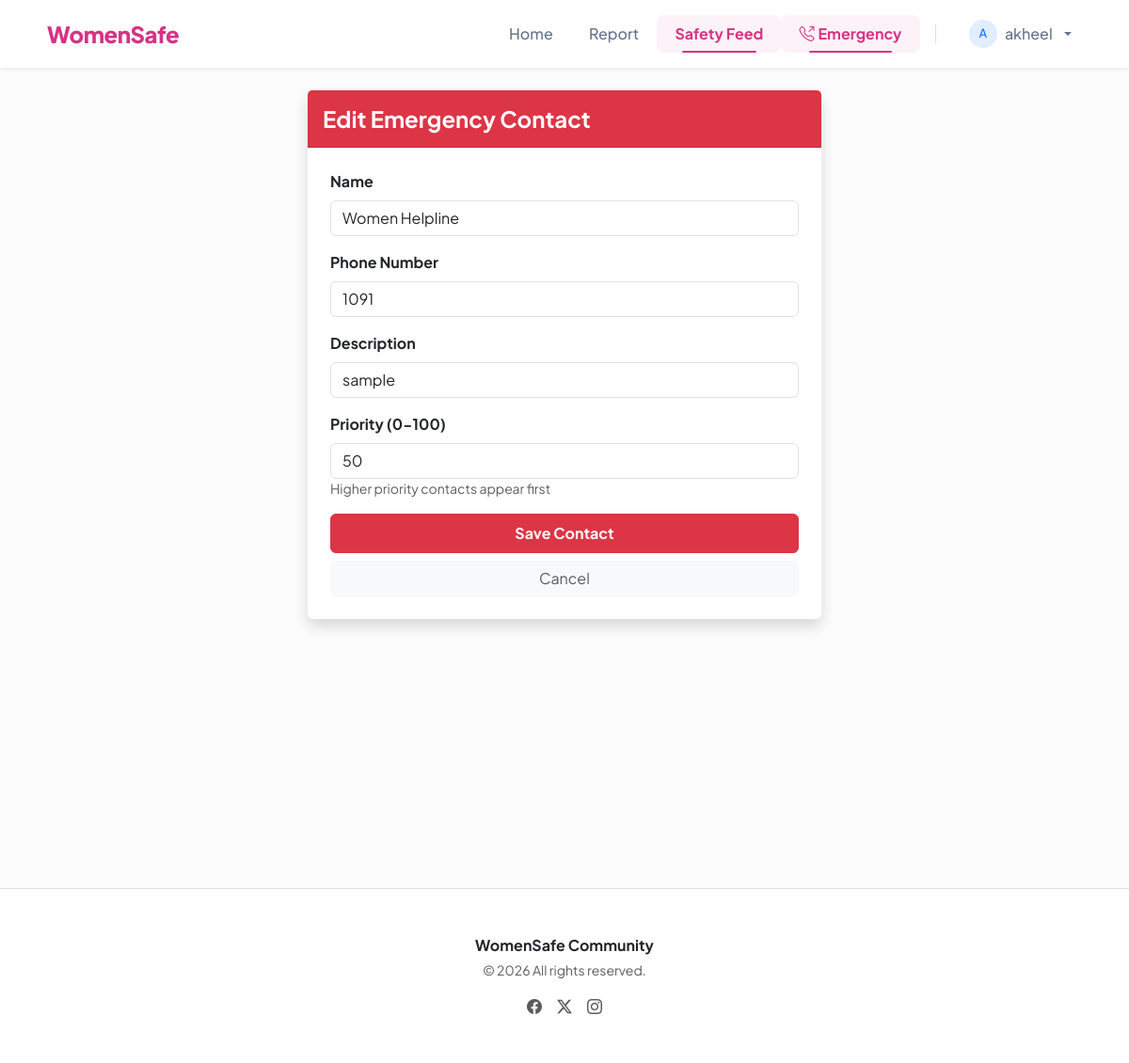
The app's page /awareness/emergency/edit/1/ (signed in) with its own data.
### accounts/models.py (models this page shows, shortened)
class User(AbstractUser):
    is_moderator = models.BooleanField(default=False, help_text="Designates whether this user can moderate reports.")
    phone_number = models.CharField(max_length=15, blank=True, null=True)

### awareness/models.py (models this page shows, shortened)
class EmergencyContact(models.Model):
    name = models.CharField(max_length=100)
    number = models.CharField(max_length=20)
    description = models.CharField(max_length=200, blank=True)
    priority = models.IntegerField(default=0, help_text="Higher number appears first")
    class Meta:
        ordering = ['-priority']

### awareness/views.py (the view)
# urls.py: path('emergency/edit/<int:pk>/', views.edit_emergency_contact, name='edit_emergency_contact'),
@user_passes_test(is_admin, login_url='login')
def edit_emergency_contact(request, pk):
    contact = get_object_or_404(EmergencyContact, pk=pk)
    if request.method == 'POST':
        form = EmergencyContactForm(request.POST, instance=contact)
        if form.is_valid():
            form.save()
            messages.success(request, 'Emergency contact updated successfully.')
            return redirect('emergency_contacts')
    else:
        form = EmergencyContactForm(instance=contact)
    return render(request, 'awareness/emergency_form.html', {'form': form, 'action': 'Edit'})

### awareness/forms.py
class EmergencyContactForm(forms.ModelForm):
    class Meta:
        model = EmergencyContact
        fields = ['name', 'number', 'description', 'priority']
        widgets = {
            'name': forms.TextInput(attrs={'class': 'form-control', 'placeholder': 'e.g., Women Helpline'}),
            'number': forms.TextInput(attrs={'class': 'form-control', 'placeholder': 'e.g., 1091'}),
            'description': forms.TextInput(attrs={'class': 'form-control', 'placeholder': 'Brief description'}),
            'priority': forms.NumberInput(attrs={'class': 'form-control', 'placeholder': '0-100 (higher = top)'}),
        }

### awareness/views.py (called while the page is built)
def is_admin(user):
    return user.is_authenticated and (user.groups.filter(name='Admins').exists() or user.is_superuser)

### templates/awareness/emergency_form.html (shortened to what this page needs)
{% extends 'base.html' %}
{% block content %}
<div class="row justify-content-center">
    <div class="col-md-6">
        <div class="card shadow border-0">
            <div class="card-header bg-danger text-white py-3">
                <h4 class="mb-0 fw-bold">{{ action }} Emergency Contact</h4>
            </div>
            <div class="card-body p-4">
                <form method="post">
                    <div class="mb-3">
                        <label class="form-label fw-bold">Name</label>
                        {{ form.name }}
                    </div>
                    <div class="mb-3">
                        <label class="form-label fw-bold">Phone Number</label>
                        {{ form.number }}
                    </div>
                    <div class="mb-3">
                        <label class="form-label fw-bold">Description</label>
                        {{ form.description }}
                    </div>
                    <div class="mb-3">
                        <label class="form-label fw-bold">Priority (0-100)</label>
                        {{ form.priority }}
                        <small class="text-muted d-block">Higher priority contacts appear first</small>
                    </div>
                    <div class="d-grid gap-2">
                        <button type="submit" class="btn btn-danger py-2 fw-bold">Save Contact</button>
                        <a href="{% url 'emergency_contacts' %}" class="btn btn-light text-muted">Cancel</a>
                    </div>
                </form>
            </div>
        </div>
    </div>
</div>
{% endblock %}

### templates/base.html (shortened to what this page needs)
<!DOCTYPE html>
<html lang="en">
<head>
    <link href="https://cdn.jsdelivr.net/npm/bootstrap@5.3.0/dist/css/bootstrap.min.css" rel="stylesheet">
    <link href="https://cdn.jsdelivr.net/npm/bootstrap-icons@1.11.0/font/bootstrap-icons.css" rel="stylesheet">
</head>
<body>
    <nav class="navbar navbar-expand-lg navbar-light bg-white sticky-top shadow-sm">
        <div class="container">
            <a class="navbar-brand d-flex align-items-center" href="/">
                WomenSafe
            </a>
            <div class="collapse navbar-collapse" id="navbarNav">
                <ul class="navbar-nav ms-auto align-items-center">
                    <li class="nav-item">
                        <a class="nav-link {% if request.path == '/' %}active{% endif %}" href="/">Home</a>
                    </li>
                    <li class="nav-item">
                        <a class="nav-link {% if 'create' in request.path %}active{% endif %}" href="{% url 'create_report' %}">Report</a>
                    </li>
                    <li class="nav-item">
                        <a class="nav-link {% if 'awareness' in request.path %}active{% endif %}" href="{% url 'awareness_feed' %}">Safety Feed</a>
                    </li>
                    <li class="nav-item">
                        <a class="nav-link text-danger fw-bold {% if 'emergency' in request.path %}active{% endif %}" href="{% url 'emergency_contacts' %}">
                            <i class="bi bi-telephone-outbound me-1"></i>Emergency
                        </a>
                    </li>
                    {% if user.is_authenticated %}
                        <li class="nav-item dropdown">
                            <a class="nav-link dropdown-toggle d-flex align-items-center gap-2" href="#" id="userDropdown" role="button" data-bs-toggle="dropdown">
                                <div class="bg-soft-primary rounded-circle d-flex align-items-center justify-content-center" style="width: 30px; height: 30px; font-size: 0.8rem;">
                                    {{ user.username|slice:":1"|upper }}
                                </div>
                                {{ user.username }}
                            </a>
                        </li>
                    {% endif %}
                </ul>
            </div>
        </div>
    </nav>
    <main class="container mt-4 min-vh-100">
        {% block content %}{% endblock %}
    </main>
    <footer class="bg-white py-5 mt-5 border-top">
        <div class="container text-center">
            <p class="text-dark fw-bold mb-1">WomenSafe Community</p>
            <p class="text-muted small">&copy; {% now "Y" %} All rights reserved.</p>
            <div class="d-flex justify-content-center gap-3 mt-3">
                <a href="#" class="text-muted"><i class="bi bi-facebook"></i></a>
                <a href="#" class="text-muted"><i class="bi bi-twitter-x"></i></a>
                <a href="#" class="text-muted"><i class="bi bi-instagram"></i></a>
            </div>
        </div>
    </footer>
</body>
</html>

### templates/base.html (style rules this page uses)
:root { --ws-pink: #d63384; --ws-pink-hover: #bc2a71; --ws-light-pink: #fdf2f8; }
body { font-family: 'Plus Jakarta Sans', sans-serif; background-color: #fcfcfd; color: #1a1a1a; }
.navbar { padding: 0.8rem 0; transition: all 0.3s ease; }
.navbar-brand { font-weight: 800; letter-spacing: -0.5px; color: var(--ws-pink) !important; font-size: 1.5rem; }
.nav-link { font-weight: 500; color: #64748b !important; padding: 0.5rem 1.2rem !important; border-radius: 8px; transition: all 0.2s ease; position: relative; }
.nav-link.active { color: var(--ws-pink) !important; background-color: var(--ws-light-pink); font-weight: 700; }
@media (min-width: 992px) { .nav-link.active::after { content: ''; position: absolute; bottom: 0; left: 20%; right: 20%; height: 2px; background-color: var(--ws-pink); border-radius: 2px; } }
.bg-soft-primary { background-color: rgba(13, 110, 253, 0.12) !important; color: #0d6efd !important; }

### records on screen
User: username "A", username "akheel"
EmergencyContact: name "Women Helpline", number "1091", description "sample", priority "50"

### other values on screen
{{ action }} "Edit"
